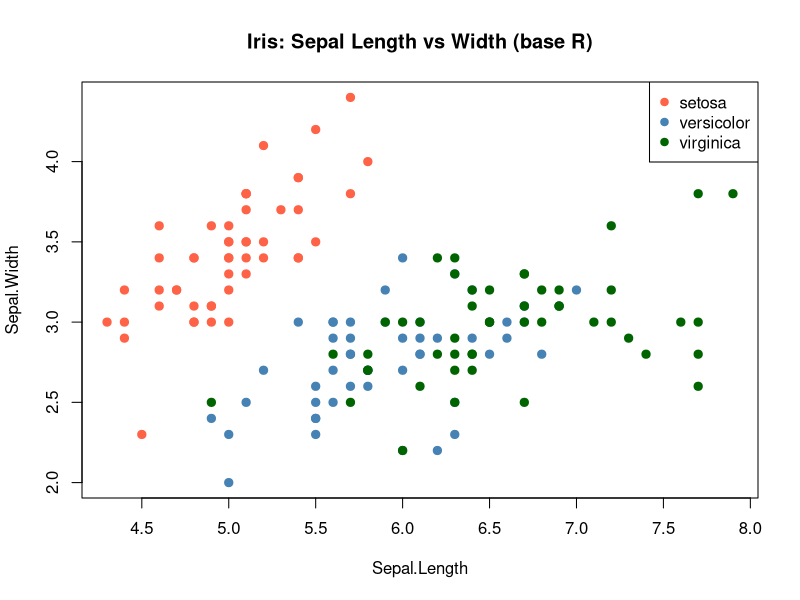

Write R code to recreate this figure.
# This is for git training, I will use R 

library(dplyr)

head(iris)
colnames(iris)

iris_sub <- iris |>
group_by(Species) |>
summarise(mean(Petal.Length))

iris_sub_sepal  <- iris |>
group_by(Species) |>
summarise(mean(Sepal.Width))

# I would really like to add a visualization to this code file

data(iris)
cols <- c("setosa" = "tomato", 
            "versicolor" = "steelblue", 
            "virginica" = "darkgreen")

plot(iris$Sepal.Length, iris$Sepal.Width,
     pch = 19, cex = 1.1,
     col = cols[iris$Species],
     xlab = "Sepal.Length", ylab = "Sepal.Width",
     main = "Iris: Sepal Length vs Width (base R)")

legend("topright", legend = names(cols), pch = 19, col = cols)
